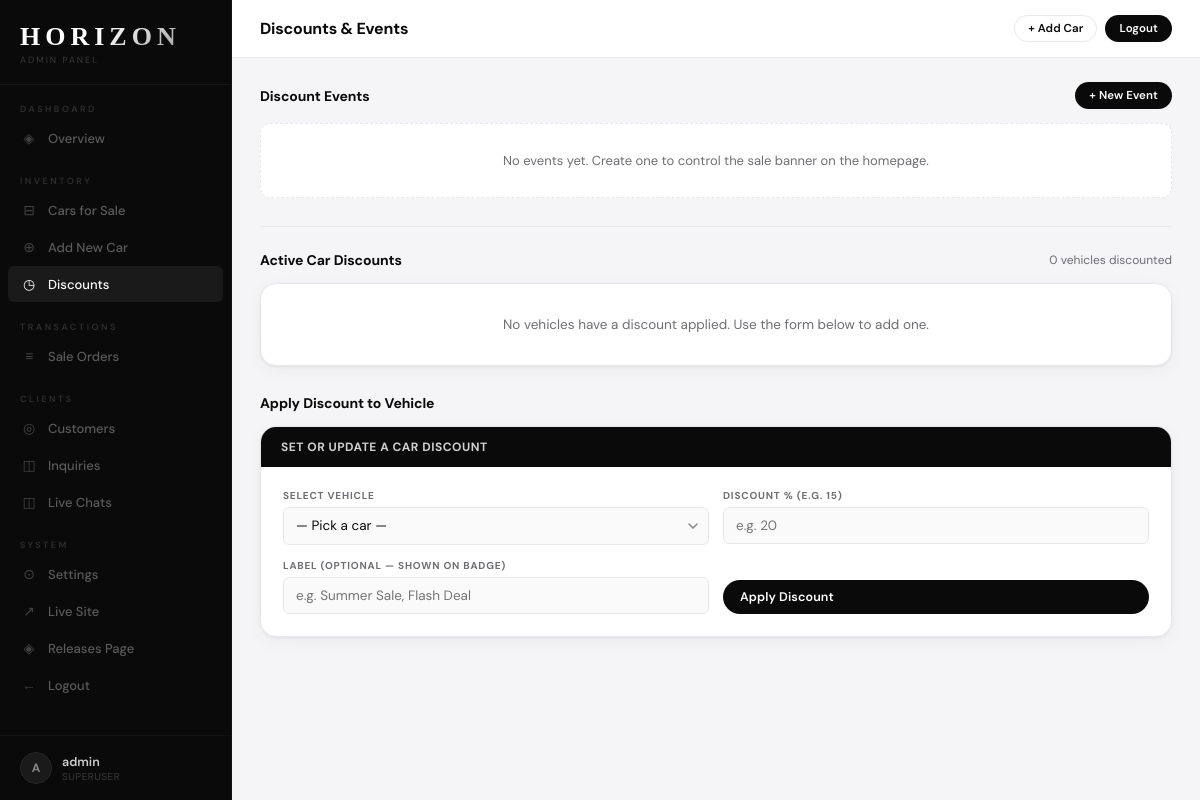
The page /admin-panel/discounts/ (signed in) on the database as committed earlier.
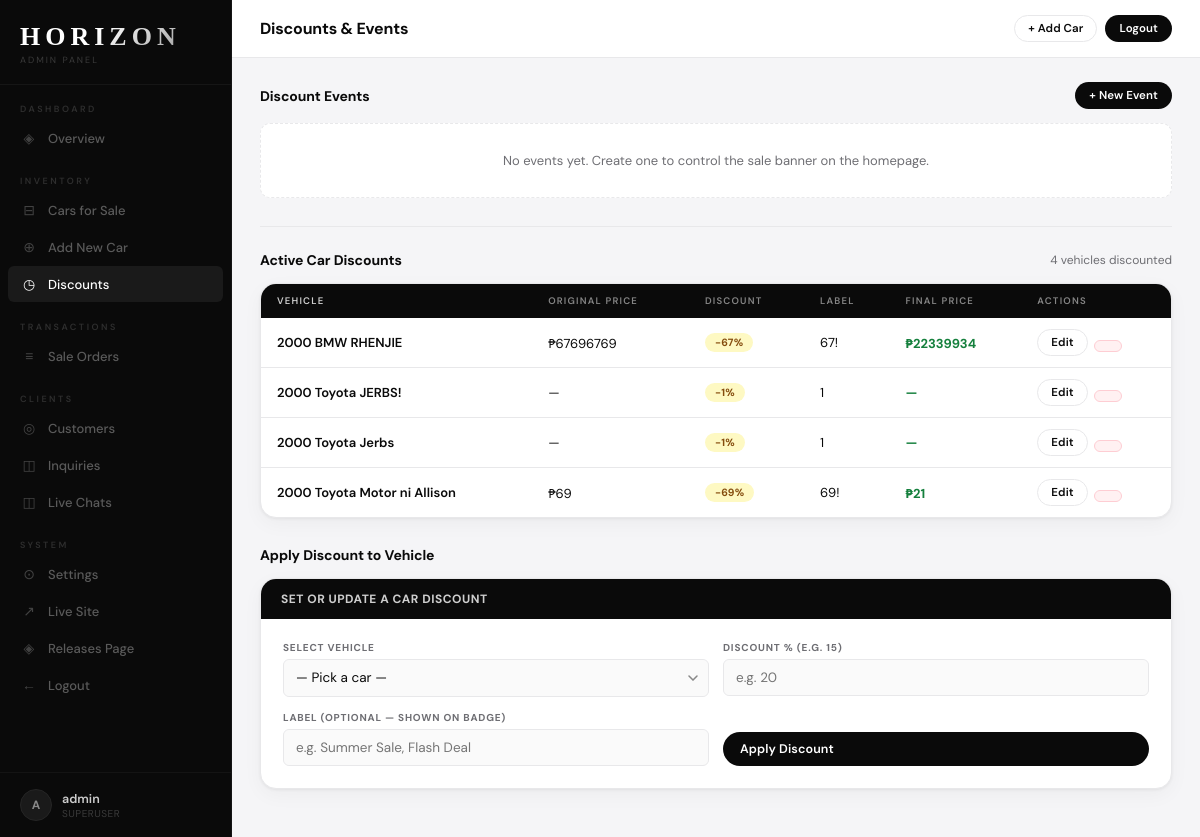
The same page on the database as committed later.
### horizon/models.py (models this page shows, shortened)
class Car(models.Model):
    BRAND_CHOICES = [
        ('bmw', 'BMW'),
        ('benz', 'Mercedes-Benz'),
        ('toyota', 'Toyota'),
        ('tesla', 'Tesla'),
        ('porsche', 'Porsche'),
        ('lexus', 'Lexus'),
        ('foton', 'Foton'),
    ]
    CATEGORY_CHOICES = [
        ('sedan', 'Sedan'),
        ('suv', 'SUV'),
        ('sports', 'Sports'),
        ('electric', 'Electric'),
        ('truck', 'Truck'),
        ('van', 'Van/MPV'),
        ('crossover', 'Crossover'),
        ('pickup', 'Pickup'),
    ]
    LISTING_CHOICES = [('sale', 'For Sale')]
    STATUS_CHOICES  = [('available', 'Available'), ('reserved', 'Reserved'), ('sold', 'Sold')]
    TRANSMISSION_CHOICES = [('automatic', 'Automatic'), ('manual', 'Manual'), ('cvt', 'CVT')]
    FUEL_CHOICES = [('gasoline', 'Gasoline'), ('diesel', 'Diesel'), ('electric', 'Electric'), ('hybrid', 'Hybrid')]
    brand        = models.CharField(max_length=20, choices=BRAND_CHOICES)
    model        = models.CharField(max_length=100)
    year         = models.IntegerField()
    category     = models.CharField(max_length=20, choices=CATEGORY_CHOICES)
    listing_type = models.CharField(max_length=10, choices=LISTING_CHOICES, default='sale')
    sale_price   = models.DecimalField(max_digits=12, decimal_places=2, null=True, blank=True)
    status       = models.CharField(max_length=20, choices=STATUS_CHOICES, default='available')
    mileage      = models.IntegerField(null=True, blank=True)
    transmission = models.CharField(max_length=20, choices=TRANSMISSION_CHOICES, default='automatic')
    fuel_type    = models.CharField(max_length=20, choices=FUEL_CHOICES, default='gasoline')
    color        = models.CharField(max_length=50, blank=True)
    plate_number = models.CharField(max_length=20, blank=True)
    description  = models.TextField(blank=True)
    photo   = models.ImageField(upload_to='cars/', null=True, blank=True)
    photo_2 = models.ImageField(upload_to='cars/', null=True, blank=True)
    photo_3 = models.ImageField(upload_to='cars/', null=True, blank=True)
    photo_4 = models.ImageField(upload_to='cars/', null=True, blank=True)
    discount_percent = models.DecimalField(max_digits=5, decimal_places=2, null=True, blank=True)
    discount_label   = models.CharField(max_length=60, blank=True)
    created_at       = models.DateTimeField(auto_now_add=True)
    def __str__(self):
        return f"{self.year} {self.get_brand_display()} {self.model}"
    @property
    def discounted_price(self):
        if self.sale_price and self.discount_percent:
            from decimal import Decimal
            return self.sale_price * (1 - self.discount_percent / Decimal('100'))
        return None
    @property
    def has_discount(self):
        return bool(self.discount_percent and self.discount_percent > 0)

### horizon/views.py (the view, shortened to what this page needs)
# urls.py: path('admin-panel/discounts/', views.admin_discounts,  name='admin_discounts'),
@login_required
def admin_discounts(request):
    cars      = Car.objects.all().order_by('brand', 'model')
    discounted = Car.objects.filter(discount_percent__isnull=False, discount_percent__gt=0).order_by('brand', 'model')
    events    = DiscountEvent.objects.all()
    return render(request, 'horizon/admin_discounts.html', {
        'cars': cars, 'discounted': discounted, 'events': events,
    })

### horizon/templates/horizon/admin_discounts.html (shortened to what the changed rows need)
{% extends 'horizon/admin_base.html' %}
{% block admin_content %}
<div class="section-head">
  <h2>Discount Events</h2>
</div>
<div class="section-head">
  <h2>Active Car Discounts</h2>
  <span style="font-size:12px;color:var(--muted);">{{ discounted.count }} vehicle{{ discounted.count|pluralize }} discounted</span>
</div>
{% if discounted %}
<div class="table-wrap" style="margin-bottom:28px;">
  <table>
    <thead>
      <tr><th>Vehicle</th><th>Original Price</th><th>Discount</th><th>Label</th><th>Final Price</th><th>Actions</th></tr>
    </thead>
    <tbody>
      {% for car in discounted %}
      <tr>
        <td>{{ car }}</td>
        <td>{% if car.sale_price %}₱{{ car.sale_price|floatformat:0 }}{% else %}—{% endif %}</td>
        <td><span class="badge" style="background:#fef9c3;color:#854d0e;">-{{ car.discount_percent|floatformat:0 }}%</span></td>
        <td>{{ car.discount_label|default:"—" }}</td>
        <td style="font-weight:700;color:#15803d;">{% if car.discounted_price %}₱{{ car.discounted_price|floatformat:0 }}{% else %}—{% endif %}</td>
        <td>
          <div class="action-btns">
            <button class="btn btn-sm btn-outline" onclick="openEditDiscount({{ car.pk }}, '{{ car|escapejs }}', '{{ car.discount_percent|default:'' }}', '{{ car.discount_label|default:''|escapejs }}')"> Edit</button>
            <form method="post" style="display:inline;" onsubmit="return confirm('Remove discount from {{ car }}?')">
              <button class="btn btn-sm btn-danger" type="submit"></button>
            </form>
          </div>
        </td>
      </tr>
      {% endfor %}
    </tbody>
  </table>
</div>
{% else %}
<div class="panel" style="margin-bottom:28px;">
  <div class="panel-body" style="text-align:center;color:var(--muted);padding:32px;">
    No vehicles have a discount applied. Use the form below to add one.
  </div>
</div>
{% endif %}
<div class="section-head"><h2>Apply Discount to Vehicle</h2></div>
{% endblock %}

Rows that differ between the two databases and show on the page:
added Car: year+brand+model "2000 BMW RHENJIE", sale_price "67696769", discount_percent "67", discount_label "67!", discounted_price "22339934"
added Car: year+brand+model "2000 Toyota JERBS!", discount_percent "1", discount_label "1"
added Car: year+brand+model "2000 Toyota Jerbs", discount_percent "1", discount_label "1"
added Car: year+brand+model "2000 Toyota Motor ni Allison", sale_price "69", discount_percent "69", discount_label "69!", discounted_price "21"
Other text that changed with them:
{{ discounted.count }}: "0" → "4"
text no longer shown: "No vehicles have a discount applied. Use the form below to add one."
text now shown: "VEHICLE ORIGINAL PRICE DISCOUNT LABEL FINAL PRICE ACTIONS"
